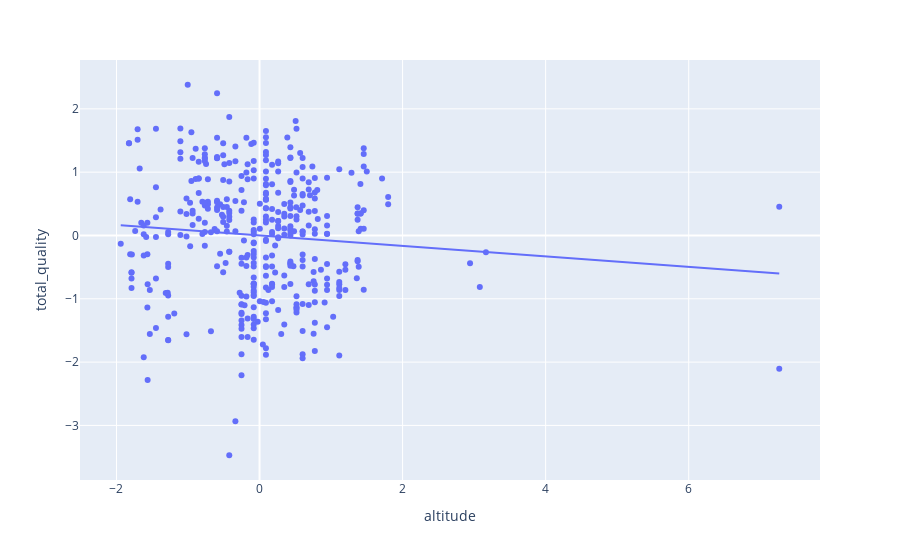

The cell this chart's notebook holds for it:
### Code cell
# Fit linear regression model for altitude on total_quality
model = smf.ols(formula = 'total_quality~altitude', data=coffee).fit()
print(model.summary())

px.scatter(coffee, x='altitude', y='total_quality', trendline='ols')

### Figure 1 — Plotly figure (JSON) as saved in the notebook; plotly's stock layout.template omitted (floating-point values rounded to 4 significant figures; data arrays with more than 128 entries replaced by an {"elided": "..."} marker saying what was removed)
{"data": [{"hovertemplate": "altitude=%{x}<br>total_quality=%{y}<extra></extra>", "legendgroup": "", "marker": {"color": "#636efa", "symbol": "circle"}, "mode": "markers", "name": "", "orientation": "v", "showlegend": false, "type": "scatter", "x": {"elided": "402 float values"}, "xaxis": "x", "y": {"elided": "402 float values"}, "yaxis": "y"}, {"hovertemplate": "<b>OLS trendline</b><br>total_quality = -0.0824728 * altitude + -5.85178e-16<br>R<sup>2</sup>=0.007655<br><br>altitude=%{x}<br>total_quality=%{y} <b>(trend)</b><extra></extra>", "legendgroup": "", "marker": {"color": "#636efa", "symbol": "circle"}, "mode": "lines", "name": "", "showlegend": false, "type": "scatter", "x": {"elided": "402 float values"}, "xaxis": "x", "y": {"elided": "402 float values"}, "yaxis": "y"}], "layout": {"legend": {"tracegroupgap": 0}, "margin": {"t": 60}, "xaxis": {"anchor": "y", "domain": [0, 1], "title": {"text": "altitude"}}, "yaxis": {"anchor": "x", "domain": [0, 1], "title": {"text": "total_quality"}}}}
